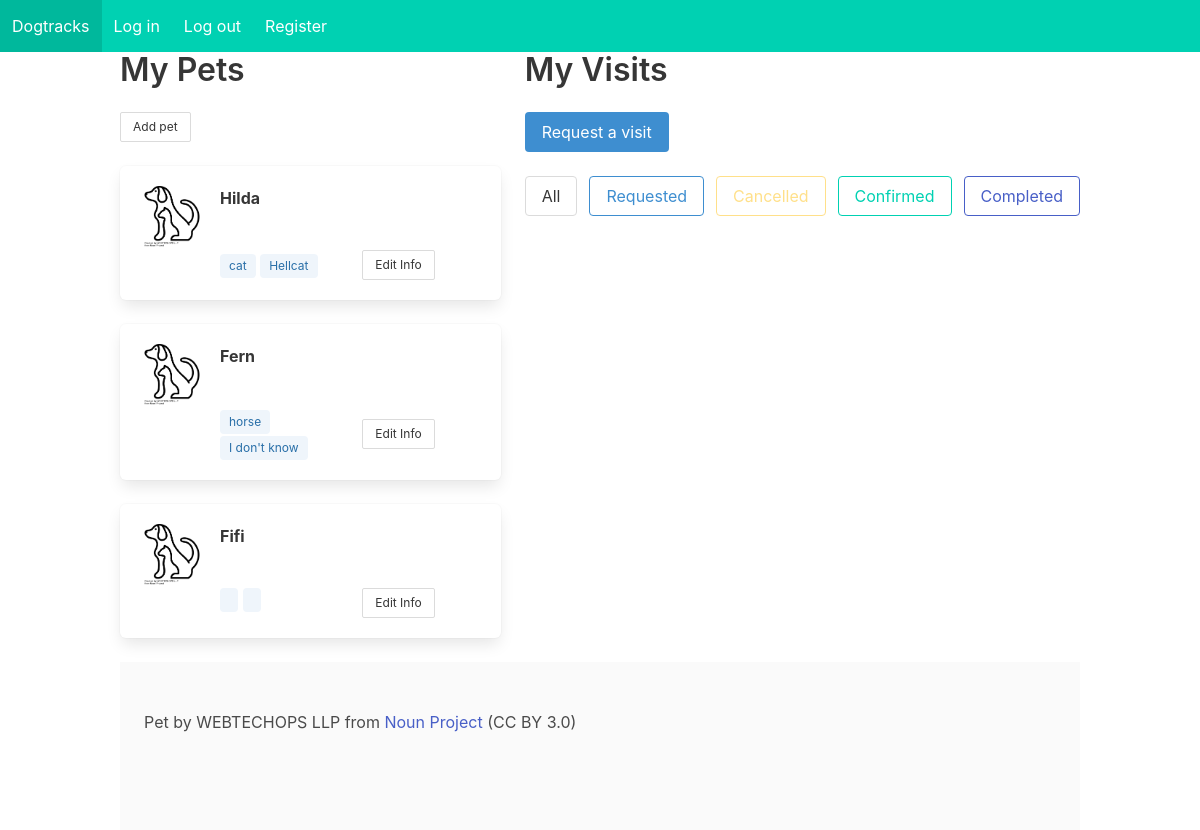
Before: /dogtracks/ (signed in) with the older database file.
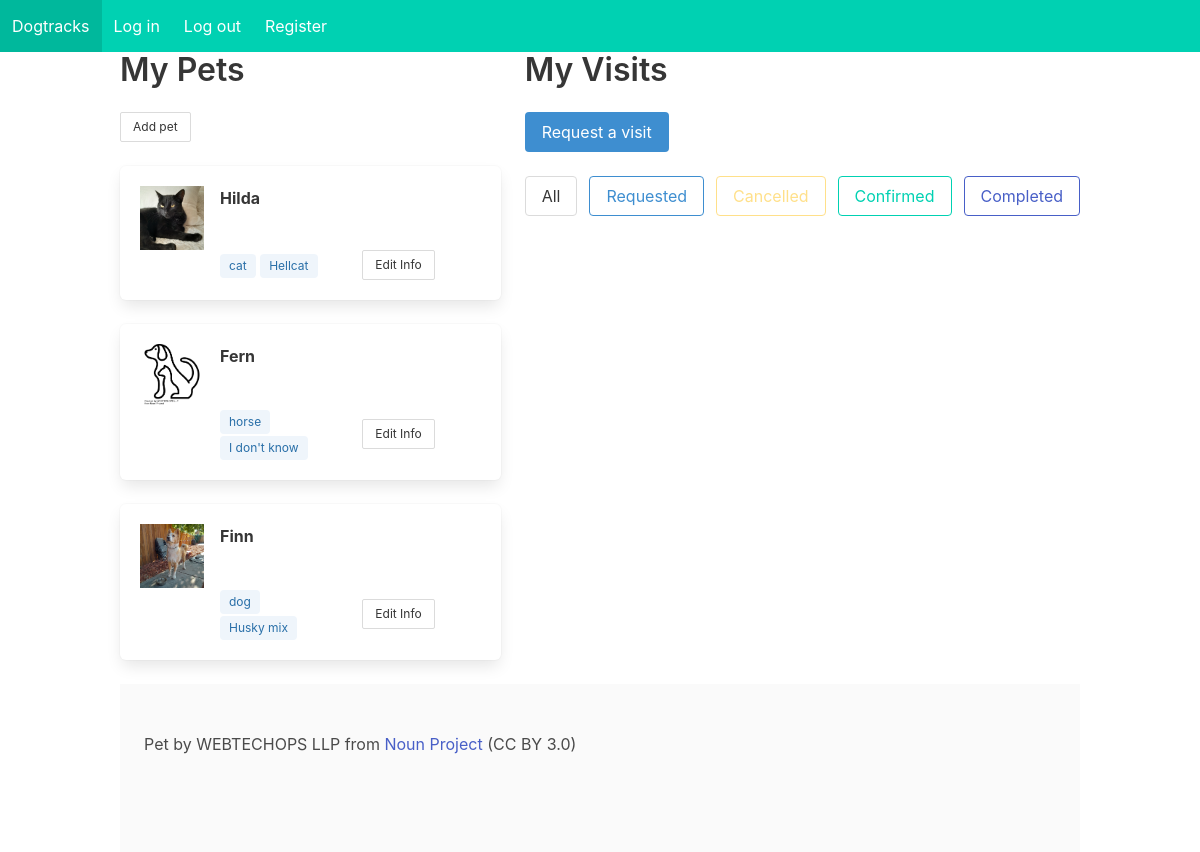
After: the same page with the newer database file.
### dogtracks/models.py (models this page shows, shortened)
class Animal(models.Model):
	CHOICES = (('dog', 'Dog'), ('cat', 'Cat'), ('horse', 'Horse'), ('other', 'Other'))
	owner = models.ForeignKey(User, related_name='animals', on_delete=models.SET_NULL, null=True)
	name = models.CharField(max_length=25, null=False, blank=False, verbose_name="Pet name")
	photo = models.ImageField(upload_to='images/', null=True, blank=True)
	breed = models.CharField(max_length=25, blank=True)
	species = models.CharField(choices=CHOICES, max_length=10, blank=True)
	birthday = models.DateField(auto_now=False, auto_now_add=False, null=True, blank=True)

### dogtracks/views.py (the view)
# urls.py: path('', views.index, name='index'),
def index(request):
	if request.user.is_authenticated:
		pets = Animal.objects.filter(owner=request.user)
		context = {"pets": pets}
		return render(request, 'dogtracks/dashboard.html', context)
	else:
		return render(request, 'dogtracks/login.html')

### dogtracks/templates/dogtracks/dashboard.html (shortened to what this page needs)
{% extends "dogtracks/template.html" %}
{% load static %}
{% block content %}
<div class="container">
	<div class="columns">
		<div class="column">
			<div class="container">
				<h1 class="title">My Pets</h1>
				<a class="button is-small" href="{% url 'add_pet' %}">Add pet</a>
			</div>
			<br />
			{% for pet in pets %}
			<div class="box">
				<article class="media">
					<div class="media-left">
						<figure class="image is-64x64">
							{% if pet.photo %}
								<img src="{{ pet.photo.url }}" />
							{% else %}
								<img src="{% static 'dogtracks/noun-pet.png' %}" />
							{% endif %}
						</figure>
					</div>
					<div class="media-content">
						<div class="content">
							<p><strong>{{ pet.name }}</strong></p>
							<br />
							<div class="columns is-vcentered">
								<div class="column">
									<span class="tag is-info is-light">{{ pet.species }}</span>
									<span class="tag is-info is-light">{{ pet.breed }}</span>
								</div>
								<div class="column">
									<a class=" button is-small" href="{% url 'update_pet' pet.id %}">
									Edit Info
									</a>
								</div>
							</div>
						</div>
					</div>
				</article>
			</div>
			{% endfor %}
		</div>
		<div class="column">
			<div class="block">
				<h1 class="title">My Visits</h1>
				<a class="button is-info" href="{% url 'add_visit' %}">Request a visit</a>
			</div>
			<div class="block">
				<div class="field is-grouped">
					<div class="control">
						<button class="button is-outlined filter" data-filtertype="all">
							All
						</button>
					</div>
					<div class="control">
						<button class="button is-info is-outlined filter" data-filtertype="request">
							Requested
						</button>
					</div>
					<div class="control">
						<button class="button is-warning is-outlined filter" data-filtertype="cancel">
							Cancelled
						</button>
					</div>
					<div class="control">
						<button class="button is-primary is-outlined filter" data-filtertype="confirm">
							Confirmed
						</button>
					</div>
					<div class="control">
						<button class="button is-link is-outlined filter" data-filtertype="complete">
							Completed
						</button>
					</div>
				</div>
			</div>
	</div>
</div>
<footer class="footer">
	<div class="content has-text">
		<p>
			Pet by WEBTECHOPS LLP from <a href="https://thenounproject.com/browse/icons/term/pet/" target="_blank" title="Pet Icons">Noun Project</a> (CC BY 3.0)
		</p>
	</div>
</footer>
{% endblock %}

### dogtracks/templates/dogtracks/template.html (shortened to what this page needs)
{% load static %}
<!DOCTYPE html>
<html>
<head>
	<link rel="stylesheet" href="https://cdn.jsdelivr.net/npm/bulma@0.9.4/css/bulma.min.css">
</head>
<body>
	<nav class="navbar is-primary" role="navigation">
		<div class="navbar-brand">
			<a class="navbar-item" href="{% url 'index' %}">Dogtracks</a>
		</div>
		<div class="navbar-start">
			{% if user.is_authenticated %}
				<a class="navbar-item" href="{% url 'login' %}">Log in</a>
				<a class="navbar-item" href="{% url 'logout' %}">Log out</a>
			{% endif %}
			<a class="navbar-item" href="{% url 'register' %}">Register</a>
		</div>
	</nav>
	<div>
		{% block content %}
		{% endblock %}
	</div>
</body>
</html>

Changed rows visible on the page:
removed Animal: name "Fifi"
changed Animal "Hilda": photo: picture added
added Animal: photo (picture), name "Finn", species "dog", breed "Husky mix"
